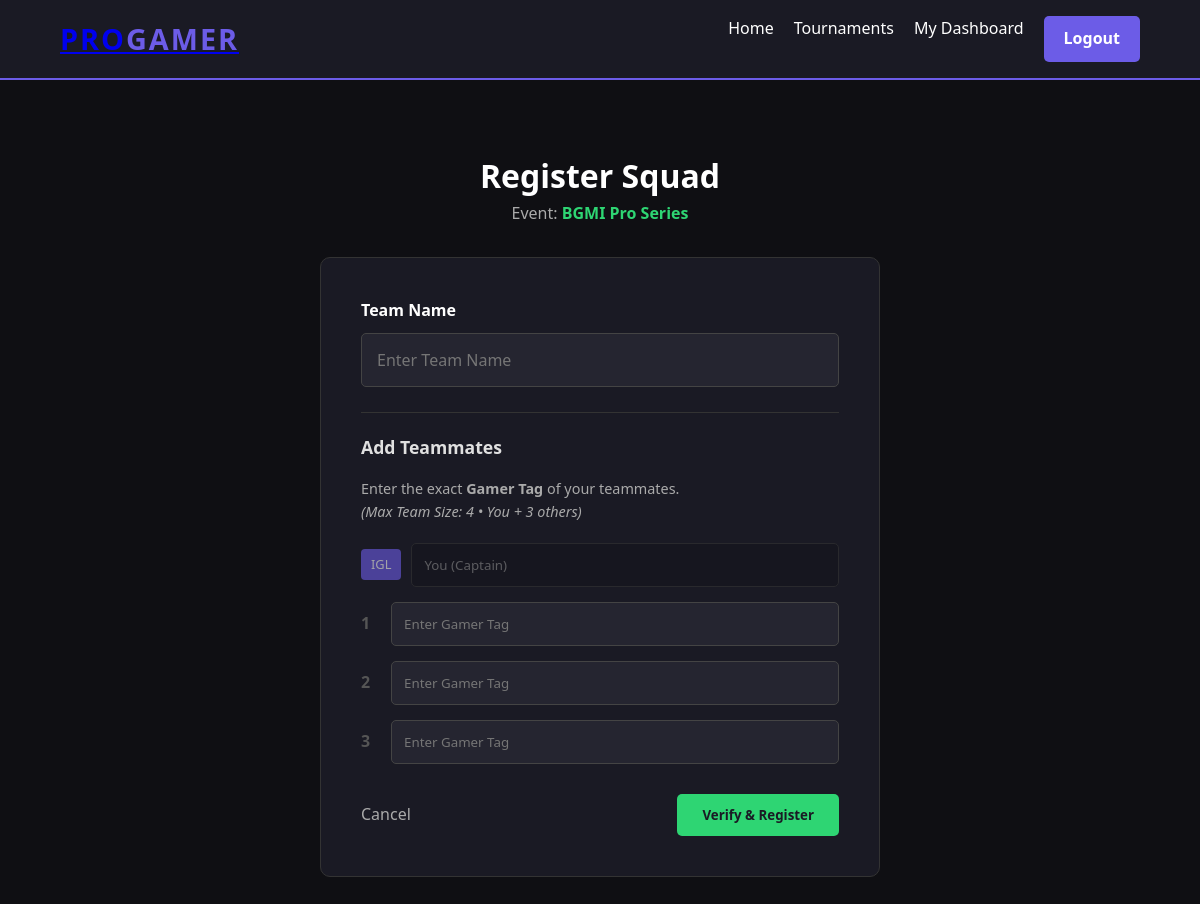
The page /register_team.php?id=1 (signed in) on the database as committed earlier.
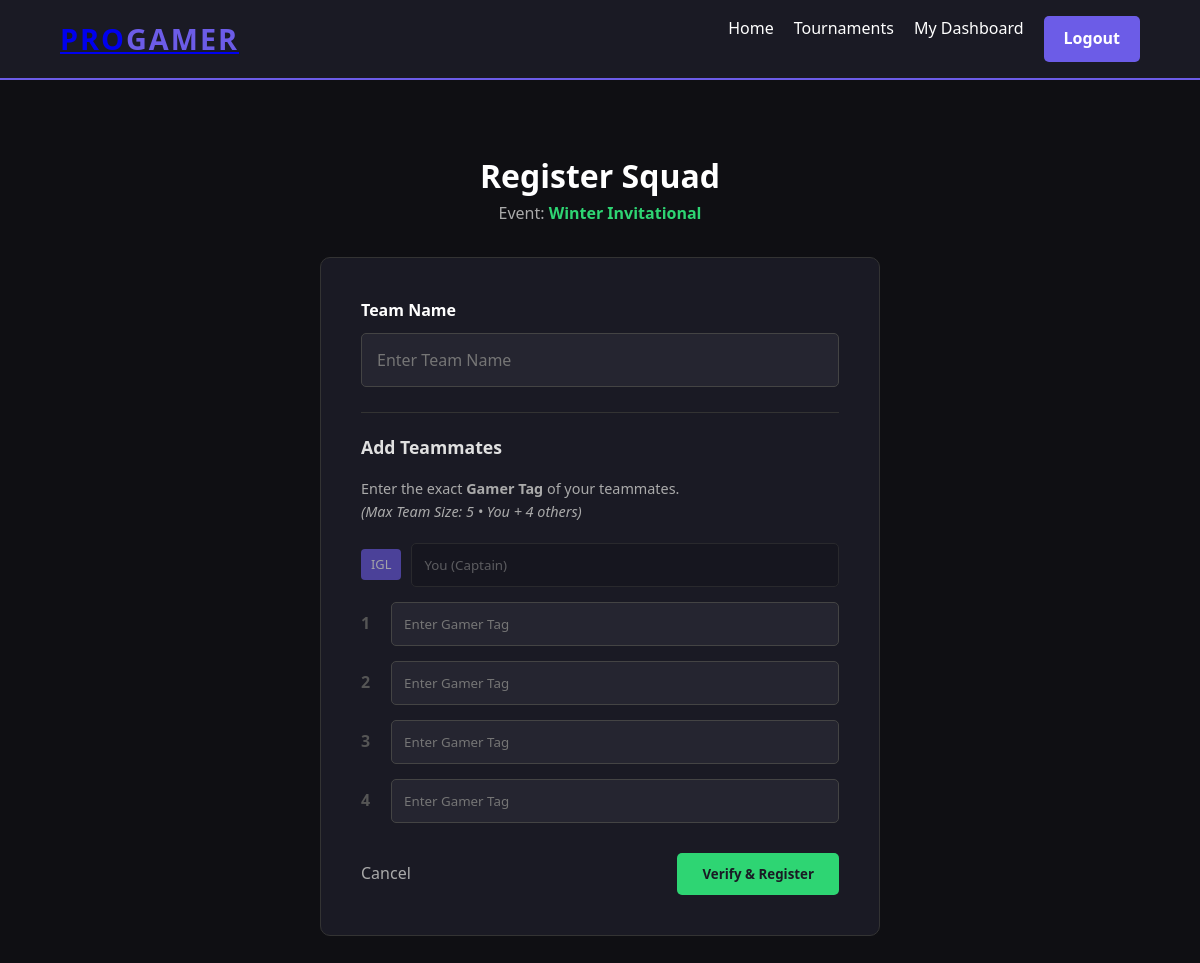
The same page on the database as committed later.
### tables this page shows
CREATE TABLE `tournament` (
  `tournament_id` int(11) NOT NULL,
  `tournament_name` varchar(150) NOT NULL,
  `game_id` int(11) DEFAULT NULL,
  `organizer_id` int(11) DEFAULT NULL,
  `start_date` datetime DEFAULT NULL,
  `end_date` datetime DEFAULT NULL,
  `prize_pool` decimal(10,2) DEFAULT NULL
);

CREATE TABLE `game` (
  `game_id` int(11) NOT NULL,
  `game_name` varchar(100) NOT NULL,
  `platform` varchar(50) DEFAULT NULL,
  `max_team_size` int(11) DEFAULT 5,
  `min_age` int(11) DEFAULT 0,
  `min_teams_per_match` int(11) DEFAULT 2
);

### register_team.php (the view, shortened to what this page needs)
<?php
include __DIR__ . '/includes/db_connect.php';
include __DIR__ . '/includes/header.php';
$tournament_id = intval($_GET['id']);
$sql_tourney = "SELECT T.tournament_name, G.game_name, G.max_team_size
                FROM Tournament T
                JOIN Game G ON T.game_id = G.game_id
                WHERE T.tournament_id = $tournament_id";
$tourney = $conn->query($sql_tourney)->fetch_assoc();
$max_players = $tourney['max_team_size'];
$slots_available = $max_players - 1;
?>
<div style="max-width: 600px; margin: 50px auto; padding: 20px;">
    <div style="margin-bottom: 30px; text-align: center;">
        <h1 style="color: #fff;">Register Squad</h1>
        <p style="color: #aaa;">
            Event: <strong style="color: #2ed573;"><?php echo htmlspecialchars($tourney['tournament_name']); ?></strong>
        </p>
    </div>
    <div style="background: #1a1a24; padding: 40px; border-radius: 10px; border: 1px solid #333;">
        <form method="POST">
            <div style="margin-bottom: 25px;">
                <label style="display: block; color: #fff; margin-bottom: 10px; font-weight: bold;">Team Name</label>
                <input type="text" name="team_name" placeholder="Enter Team Name" required
                       value="<?php echo isset($_POST['team_name']) ? htmlspecialchars($_POST['team_name']) : ''; ?>"
                       style="width: 100%; padding: 15px; background: #252530; border: 1px solid #444; color: white; border-radius: 5px; font-size: 1rem;">
            </div>
            <hr style="border: 0; border-top: 1px solid #333; margin: 20px 0;">
            <h3 style="margin-bottom: 15px; font-size: 1.1rem;">Add Teammates</h3>
            <p style="font-size: 0.9rem; color: #aaa; margin-bottom: 20px;">
                Enter the exact <strong>Gamer Tag</strong> of your teammates.
                <br><em>(Max Team Size: <?php echo $max_players; ?> • You + <?php echo $slots_available; ?> others)</em>
            </p>
            <div style="display: flex; flex-direction: column; gap: 15px;">
                <div style="display: flex; gap: 10px; align-items: center; opacity: 0.6;">
                    <span style="background: #6c5ce7; color: white; padding: 5px 10px; border-radius: 4px; font-size: 0.8rem;">IGL</span>
                    <input type="text" value="You (Captain)" disabled
                           style="flex: 1; padding: 12px; background: #15151c; border: 1px solid #333; color: #888; border-radius: 5px; cursor: not-allowed;">
                </div>
                <?php for($i = 1; $i <= $slots_available; $i++): ?>
                    <div style="display: flex; gap: 10px; align-items: center;">
                        <span style="color: #555; font-weight: bold; width: 20px;"><?php echo $i; ?></span>
                        <input type="text" name="teammates[]" placeholder="Enter Gamer Tag"
                               value="<?php echo isset($_POST['teammates'][$i-1]) ? htmlspecialchars($_POST['teammates'][$i-1]) : ''; ?>"
                               style="flex: 1; padding: 12px; background: #252530; border: 1px solid #444; color: white; border-radius: 5px;">
                    </div>
                <?php endfor; ?>
            </div>
            <div style="margin-top: 30px; display: flex; justify-content: space-between; align-items: center;">
                <a href="tournament_view.php?id=<?php echo $tournament_id; ?>" style="color: #aaa; text-decoration: none;">Cancel</a>
                <button type="submit" name="register_squad" class="btn"
                        style="background: #2ed573; color: #1a1a24; padding: 12px 25px; border: none; border-radius: 5px; font-weight: bold; cursor: pointer;">
                    Verify & Register
                </button>
            </div>
        </form>
    </div>
</div>
</body>
</html>

Rows that differ between the two databases and show on the page:
changed tournament: tournament_name "BGMI Pro Series" → "Winter Invitational"; game.max_team_size "4" → "5"; game.max_team_size "3" → "4"
Other text that changed with them:
new list line: "4 "
